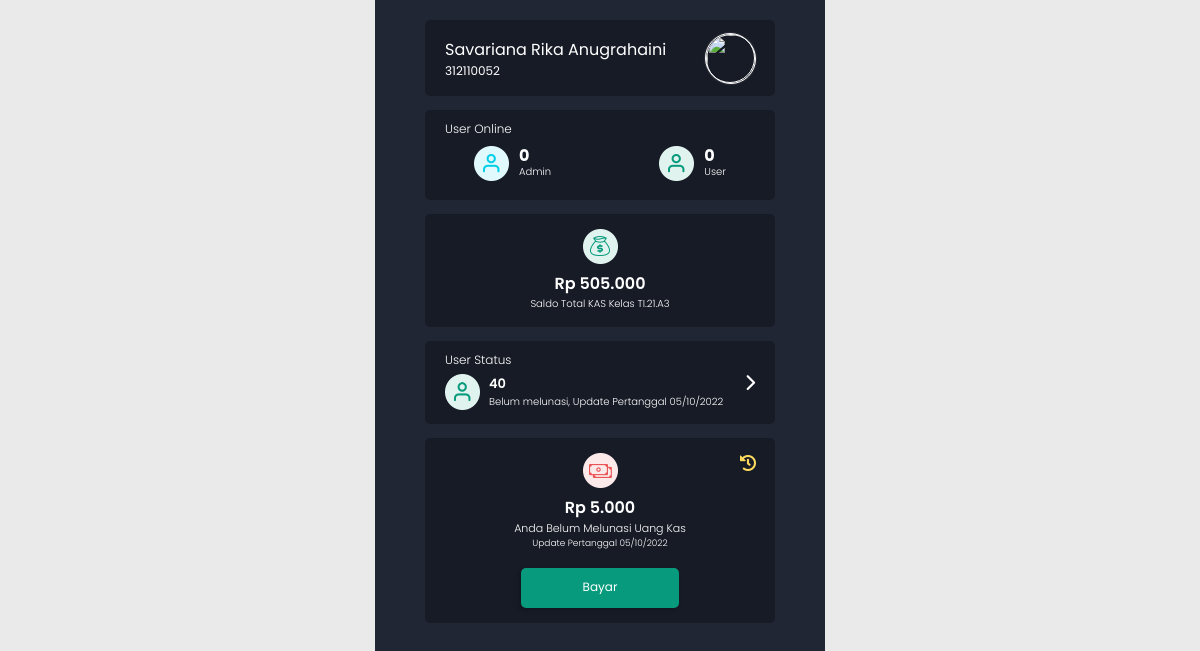
The app's page /index.php (signed in), older data.
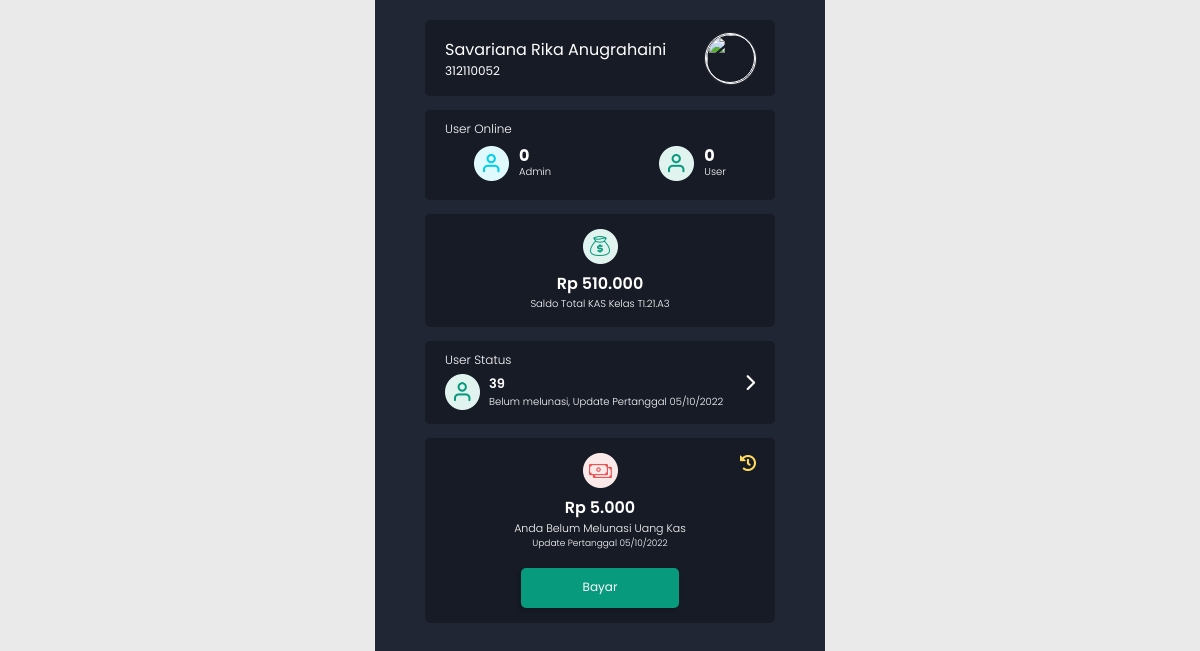
The same page, newer data.
### tables this page shows
CREATE TABLE `total` (
  `id` int(11) NOT NULL,
  `saldo` int(200) NOT NULL,
  `s_keluar` int(200) NOT NULL,
  `s_masuk` int(200) NOT NULL
);

### index.php (the view, shortened to what this page needs)
<?php
include "connect.php";
include "head.php";
$nim = $_SESSION["nim"];
$id = $_SESSION["id"];
$profil = mysqli_fetch_assoc(mysqli_query($conn, "SELECT * FROM akun WHERE id = '$id'"));
$tb_total = mysqli_fetch_assoc(mysqli_query($conn, "SELECT * FROM total WHERE id=1"));
$tb_riwayatPem = mysqli_fetch_assoc(mysqli_query($conn, "SELECT * FROM riwayat_pembayaran WHERE id_akun='$id' AND status_pem='pending' "));
$tb_tagihan = mysqli_fetch_assoc(mysqli_query($conn, "SELECT * FROM jadwal_tagihan  ORDER BY id DESC LIMIT 1;"));
$tb_akun = mysqli_query($conn, "SELECT * FROM akun");
$blm_bayar = 0;
while($data = mysqli_fetch_array($tb_akun)) {
  if($data['banyak_tunggakan'] > 0){
    $blm_bayar++;
  }
}
?>
  <div class="container2">
    <div class="cardHome-1">
      <div>
        <h2><?= strtolower($profil["nama"]) ?></h2>
        <p><?= $nim ?></p>
      </div>
      <a href="profil.php">
        <?php
        if($profil["foto"] === 'foto_default.jpg'){
          echo ""?> <img src="img/profil/foto_default.jpg"> <?php "";
        }else{
          echo ""?> <img src="<?=$profil["foto"]?>" > <?php "";
        }
        ?>
      </a>
    </div>
    <div class="cardHome-2">
      <h3>User Online</h3>
      <div class="box">
        <div>
          <img src="img/icon/icon-2.png" alt="icon" width="35">
          <div>
            <h4 id='admin-aktif'>0</h4>
            <p>Admin</p>
          </div>
        </div>
        <div>
          <img src="img/icon/icon-3.png" alt="icon" width="35">
          <div>
            <h4 id='user-aktif'>0</h4>
            <p>User</p>
          </div>
        </div>
      </div>
    </div>
    <div class="cardHome-3">
      <img src="img/icon/icon-4.png" alt="icon" width="35">
      <h2>Rp <?= number_format($tb_total['saldo'], 0, ',', '.'); ?></h2>
      <p>Saldo Total KAS Kelas TI.21.A3</p>
    </div>
    <div class="cardHome-4">
      <h3>User Status</h3>
      <div class="box">
        <div>
          <img src="img/icon/icon-3.png" alt="icon" width="35">
          <div>
            <h4><?=$blm_bayar?></h4>
            <p>Belum melunasi, Update Pertanggal <?=$tb_tagihan['tanggal'];?></p>
          </div>
        </div>
        <i class="fa-solid fa-chevron-right"></i>
      </div>
    </div>
    <?php
    if($profil['total_tagihan'] == 0){
    ?>
      <div class="cardHome-555">
        <a class="riwayat" href=""><img src="img/icon/icon-6.png" alt="icon" width="16"></a>
        <div class="box">
          <img src="img/icon/icon-5.png" alt="icon" width="35">
          <h3>Rp <?= number_format($profil['total_tagihan'], 0, ',', '.'); ?></h3>
          <h4>Terimakasih</h4>
          <div>
            <p>Anda Sudah Melunasi Uang Kas</p>
            <p>Update Pertanggal <?=$tb_tagihan['tanggal'];?></p>
          </div>
        </div>
      </div>
    <?php
    }else{
      if($tb_riwayatPem == true){
        ?>
          <div class="cardHome-55">
            <a class="riwayat" href=""><img src="img/icon/icon-6.png" alt="icon" width="16"></a>
            <div class="box">
              <img src="img/icon/icon-11.png" alt="icon" width="35">
              <h3>Rp <?= number_format($profil['total_tagihan'], 0, ',', '.'); ?></h3>
              <div>
                <p>Menunggu Verifikasi Dari Admin</p>
                <p>Update Pertanggal <?=$tb_tagihan['tanggal'];?></p>
              </div>
              <a class="button" href="cek.info.pending.php">Info</a>
            </div>
          </div>
        <?php
      }else{
        ?>
          <div class="cardHome-5">
            <a class="riwayat" href=""><img src="img/icon/icon-6.png" alt="icon" width="16"></a>
            <div class="box">
              <img src="img/icon/icon-10.png" alt="icon" width="35">
              <h3>Rp <?= number_format($profil['total_tagihan'], 0, ',', '.'); ?></h3>
              <div>
                <p>Anda Belum Melunasi Uang Kas</p>
                <p>Update Pertanggal <?=$tb_tagihan['tanggal'];?></p>
              </div>
              <a class="button" href="list.tunggakan.php">Bayar</a>
            </div>
          </div>
        <?php
      }
    }
      ?>
  </div>
<?php
include "footer.php";
?>

Row changes from the older to the newer data that the page shows:
changed total: saldo "505.000" → "510.000"
Text that changed along with them:
$blm_bayar: "40" → "39"
